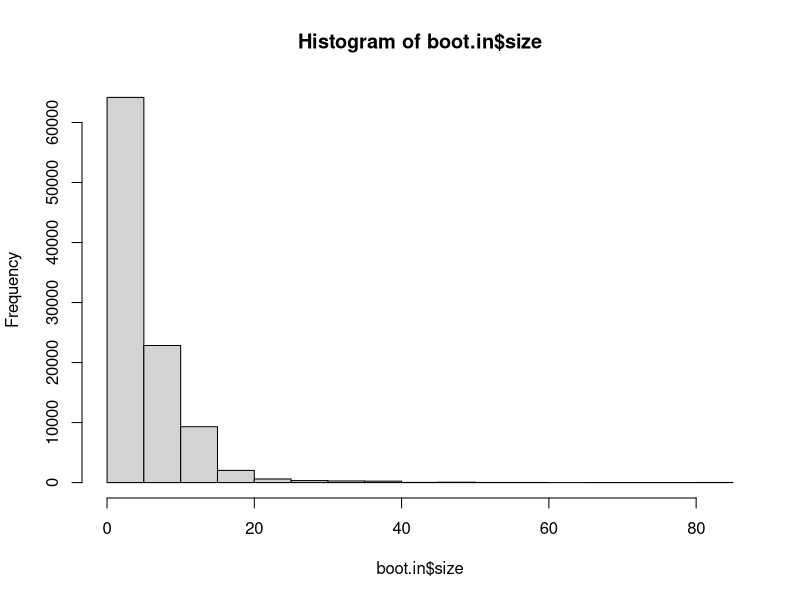
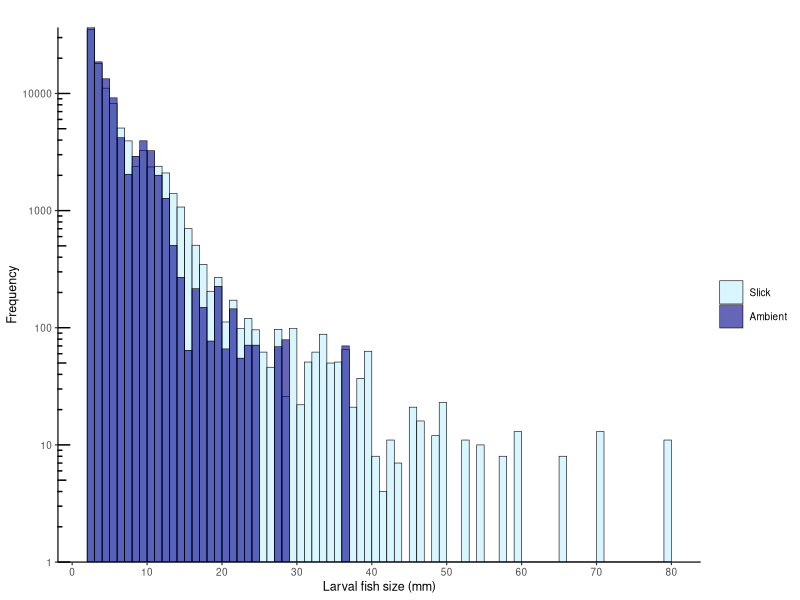

These figures' R source, in order: (Note: this script raises an error after producing the figures.)

#############################################################################################################
#RESAMPLING Examples

#02 - Explore Fish Larvae Neuston
setwd("~/PROJECTS/Workshops/MultivariateMarvels-main/Bootstrap_MM_tutorial/data/")
library(tidyverse)

#sample(base) is a simple bootstrap - resampling method
#sample(data, 100000, replace = TRUE, prob = NULL)

#import datasets
fs <- read.csv("SlickNurseries_FishLarvae_IndividualSizes.csv", header=T)
#fs = fish size (1 row per individual fish) - long format
fs <- fs %>% 
  mutate(size = total.length.mm) %>% #rename 
  select(-total.length.mm, -Habitat, -Habitat.verbose, -genus, -species, -volume.m3) #simplify variables

##### Resampling Procedure #############
#separate by habitat
fs.out <- filter(fs, type=="Outside")
fs.in <- filter(fs, type=="Inside")


#Resample each Habitat (w/ replacement) 100,000 times
#sample(base) is a simple bootstrap - resampling method
boot.out <- as.data.frame(sample(fs.out$size, 100000, replace = TRUE, prob = NULL))
colnames(boot.out)[1] <- "size"
boot.out$type <- "Outside"

boot.in <- as.data.frame(sample(fs.in$size, 100000, replace = TRUE, prob = NULL))
colnames(boot.in)[1] <- "size"
boot.in$type <- "Inside"

#Merge dfs by habitat
boot.all <- rbind(boot.in, boot.out)

#Histogram 
hist(boot.in$size)

#PLOTS
require(ggplot2)
theme_set( theme_classic(base_size=9))

#Plot both together - Truncated X
log.y.breaks100k <- c(1,10,100,1000,10000,100000)
ggplot(boot.all, aes(size, fill=type, colour=type)) +
  geom_histogram(breaks=seq(2,80,1), alpha=0.6, position="identity", lwd=0.2,  colour="black") +
  scale_fill_manual(values = alpha(c("lightblue1","darkblue"),.9), labels = c("Slick", "Ambient")) +
  scale_x_continuous(breaks = pretty(fs$size, n = 10)) +
  scale_y_log10(breaks = log.y.breaks100k, labels = log.y.breaks100k, expand=c(0,0)) +
  annotation_logticks(sides = "l", size=.4)  +
  labs(title="", x="Larval fish size (mm)", y="Frequency", fill="") +
      theme() +
  ggsave("Resample_SizeDistribution.pdf", device="pdf",plot=last_plot(),dpi=300, units="in",scale=1, width=3.5,height=3)





